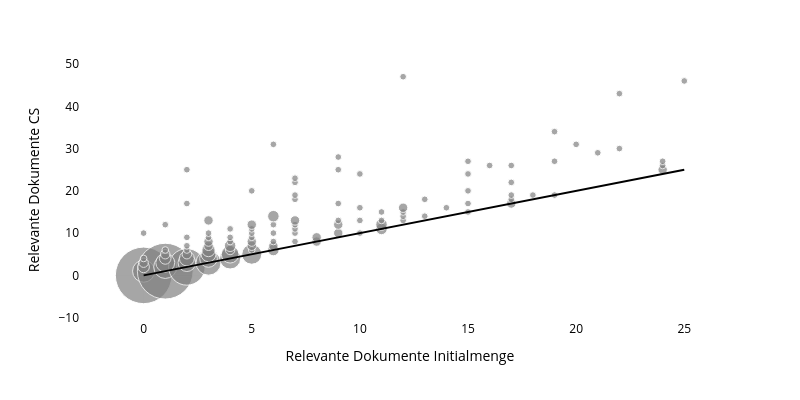

The notebook cell saved with this chart:
### Code cell
# Anhang B-34
cn = 30
cs_type = "LFMLocal_" + str(cn)
ir_type = "boolean"

overall = {"Relevante Dokumente CS": [], "Relevante Dokumente Initialmenge": []}
for query in res_all[cs_type][ir_type].keys():
    rel_docs_in_cs = 0
    rel_docs_in_ir = 0
    for doc, relevance in qrels[query].items(): # Loop through all qrel docs
        if relevance > 0:
            if doc in res_all[cs_type][ir_type][query]: # doc is in the results
                # Doc in CS Top100
                rel_docs_in_cs +=1
            if doc in res_all["RQ1_0"][ir_type][query][:cn]:
                # Doc in IR Top X
                rel_docs_in_ir +=1
    overall["Relevante Dokumente CS"].append(rel_docs_in_cs)
    overall["Relevante Dokumente Initialmenge"].append(rel_docs_in_ir)

df = pd.DataFrame(overall)
df = df.groupby(["Relevante Dokumente CS","Relevante Dokumente Initialmenge"]).size().reset_index().rename(columns={0:'count'})
df["count"] = df["count"]
fig = px.scatter(df, x="Relevante Dokumente Initialmenge", y="Relevante Dokumente CS",
	         size="count",color_discrete_sequence=['grey'], size_max=40, width=800, height=400)
fig.add_shape(type='line',
                x0=0,
                y0=0,
                x1=25,
                y1=25,
                line=dict(color='black',),
                xref='x',
                yref='y'
                )
fig.update_layout({
"plot_bgcolor": "rgba(0, 0, 0, 0)",
"paper_bgcolor": "rgba(0, 0, 0, 0)",
"font_color":"black"
})
fig.update_xaxes(showgrid=False)
fig.update_yaxes(showgrid=False)
fig.show()

### Figure 1 — Plotly figure (JSON) as saved in the notebook; plotly's stock layout.template omitted (floating-point values rounded to 4 significant figures)
{"data": [{"hovertemplate": "Relevante Dokumente Initialmenge=%{x}<br>Relevante Dokumente CS=%{y}<br>count=%{marker.size}<extra></extra>", "legendgroup": "", "marker": {"color": "grey", "size": [72, 11, 70, 3, 12, 30, 2, 8, 7, 14, 1, 3, 5, 7, 10, 2, 2, 5, 7, 9, 1, 1, 4, 2, 1, 3, 1, 2, 3, 2, 2, 2, 1, 2, 1, 1, 2, 1, 1, 1, 1, 2, 1, 1, 1, 1, 1, 2, 1, 1, 1, 1, 3, 1, 2, 1, 1, 2, 3, 2, 2, 1, 1, 1, 1, 3, 1, 1, 1, 1, 1, 1, 2, 1, 1, 1, 1, 2, 1, 1, 1, 1, 1, 1, 1, 1, 1, 1, 1, 1, 1, 1, 1, 1, 2, 1, 1, 1, 1, 1, 1, 1, 1, 1, 1, 1, 1, 1, 1, 1], "sizemode": "area", "sizeref": 0.045, "symbol": "circle"}, "mode": "markers", "name": "", "orientation": "v", "showlegend": false, "type": "scatter", "x": [0, 0, 1, 0, 1, 2, 0, 1, 2, 3, 0, 1, 2, 3, 4, 1, 2, 3, 4, 5, 1, 2, 3, 4, 5, 6, 2, 3, 4, 5, 6, 3, 4, 5, 6, 7, 8, 2, 3, 4, 5, 8, 0, 3, 5, 6, 7, 9, 10, 4, 5, 7, 11, 1, 5, 6, 7, 9, 11, 3, 7, 9, 10, 11, 12, 6, 12, 13, 11, 12, 15, 10, 12, 14, 2, 9, 15, 17, 7, 13, 17, 7, 17, 18, 19, 5, 15, 7, 17, 7, 10, 15, 2, 9, 24, 16, 17, 24, 15, 19, 24, 9, 21, 22, 6, 20, 19, 22, 25, 12], "xaxis": "x", "y": [0, 1, 1, 2, 2, 2, 3, 3, 3, 3, 4, 4, 4, 4, 4, 5, 5, 5, 5, 5, 6, 6, 6, 6, 6, 6, 7, 7, 7, 7, 7, 8, 8, 8, 8, 8, 8, 9, 9, 9, 9, 9, 10, 10, 10, 10, 10, 10, 10, 11, 11, 11, 11, 12, 12, 12, 12, 12, 12, 13, 13, 13, 13, 13, 13, 14, 14, 14, 15, 15, 15, 16, 16, 16, 17, 17, 17, 17, 18, 18, 18, 19, 19, 19, 19, 20, 20, 22, 22, 23, 24, 24, 25, 25, 25, 26, 26, 26, 27, 27, 27, 28, 29, 30, 31, 31, 34, 43, 46, 47], "yaxis": "y"}], "layout": {"font": {"color": "black"}, "height": 400, "legend": {"itemsizing": "constant", "tracegroupgap": 0}, "margin": {"t": 60}, "paper_bgcolor": "rgba(0, 0, 0, 0)", "plot_bgcolor": "rgba(0, 0, 0, 0)", "shapes": [{"line": {"color": "black"}, "type": "line", "x0": 0, "x1": 25, "xref": "x", "y0": 0, "y1": 25, "yref": "y"}], "width": 800, "xaxis": {"anchor": "y", "domain": [0, 1], "showgrid": false, "title": {"text": "Relevante Dokumente Initialmenge"}}, "yaxis": {"anchor": "x", "domain": [0, 1], "showgrid": false, "title": {"text": "Relevante Dokumente CS"}}}}
